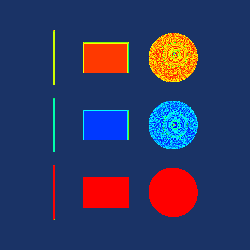

Generate this figure with Python:
#!/usr/bin/env python

# Demonstrate vtkPCACurvatureEstimation by sampling points from a cylinder,
# plane, and sphere, estimating PCA curvature, and rendering three views
# for each curvature component.

# Factory overrides
import vtkmodules.vtkInteractionStyle  # noqa: F401
import vtkmodules.vtkRenderingFreeType  # noqa: F401
import vtkmodules.vtkRenderingOpenGL2  # noqa: F401

from vtkmodules.vtkCommonSystem import vtkTimerLog
from vtkmodules.vtkFiltersCore import (
    vtkAppendPolyData,
    vtkAssignAttribute,
)
from vtkmodules.vtkFiltersExtraction import vtkExtractVectorComponents
from vtkmodules.vtkFiltersModeling import vtkPolyDataPointSampler
from vtkmodules.vtkFiltersPoints import vtkPCACurvatureEstimation
from vtkmodules.vtkFiltersSources import (
    vtkCylinderSource,
    vtkPlaneSource,
    vtkSphereSource,
)
from vtkmodules.vtkRenderingCore import (
    vtkActor,
    vtkPointGaussianMapper,
    vtkRenderWindow,
    vtkRenderWindowInteractor,
    vtkRenderer,
)

# Create a cylinder
cylinder = vtkCylinderSource()
cylinder.SetCenter(-2, 0, 0)
cylinder.SetRadius(0.02)
cylinder.SetHeight(1.8)
cylinder.SetResolution(24)

# Create a plane
plane = vtkPlaneSource()
plane.SetOrigin(-1, -0.5, 0)
plane.SetPoint1(0.5, -0.5, 0)
plane.SetPoint2(-1, 0.5, 0)

# Create a sphere
sphere = vtkSphereSource()
sphere.SetCenter(2, 0, 0)
sphere.SetRadius(0.8)
sphere.SetThetaResolution(96)
sphere.SetPhiResolution(48)

# Combine
append = vtkAppendPolyData()
append.AddInputConnection(cylinder.GetOutputPort())
append.AddInputConnection(plane.GetOutputPort())
append.AddInputConnection(sphere.GetOutputPort())

# Sample points along surfaces
sampler = vtkPolyDataPointSampler()
sampler.SetInputConnection(append.GetOutputPort())
sampler.SetDistance(0.01)
sampler.Update()

# Estimate PCA curvature
curvature_filter = vtkPCACurvatureEstimation()
curvature_filter.SetInputConnection(sampler.GetOutputPort())
curvature_filter.SetSampleSize(20)

timer = vtkTimerLog()
timer.StartTimer()
curvature_filter.Update()
timer.StopTimer()
print("Points processed: {0}".format(sampler.GetOutput().GetNumberOfPoints()))
print("   Time to generate curvature: {0}".format(timer.GetElapsedTime()))

# Break curvature into three separate scalar arrays
assign = vtkAssignAttribute()
assign.SetInputConnection(curvature_filter.GetOutputPort())
assign.Assign("PCACurvature", "VECTORS", "POINT_DATA")

extract = vtkExtractVectorComponents()
extract.SetInputConnection(assign.GetOutputPort())
extract.Update()

# Three curvature component views
curvature_mapper_0 = vtkPointGaussianMapper()
curvature_mapper_0.SetInputConnection(extract.GetOutputPort(0))
curvature_mapper_0.EmissiveOff()
curvature_mapper_0.SetScaleFactor(0.0)

curvature_actor_0 = vtkActor()
curvature_actor_0.SetMapper(curvature_mapper_0)
curvature_actor_0.AddPosition(0, 2.25, 0)

curvature_mapper_1 = vtkPointGaussianMapper()
curvature_mapper_1.SetInputConnection(extract.GetOutputPort(1))
curvature_mapper_1.EmissiveOff()
curvature_mapper_1.SetScaleFactor(0.0)

curvature_actor_1 = vtkActor()
curvature_actor_1.SetMapper(curvature_mapper_1)

curvature_mapper_2 = vtkPointGaussianMapper()
curvature_mapper_2.SetInputConnection(extract.GetOutputPort(2))
curvature_mapper_2.EmissiveOff()
curvature_mapper_2.SetScaleFactor(0.0)

curvature_actor_2 = vtkActor()
curvature_actor_2.SetMapper(curvature_mapper_2)
curvature_actor_2.AddPosition(0, -2.25, 0)

# Renderer
renderer = vtkRenderer()
renderer.AddActor(curvature_actor_0)
renderer.AddActor(curvature_actor_1)
renderer.AddActor(curvature_actor_2)
renderer.SetBackground(0.1, 0.2, 0.4)

# Window
render_window = vtkRenderWindow()
render_window.AddRenderer(renderer)
render_window.SetSize(250, 250)
render_window.SetWindowName("pca curvature estimation")

# Scene
camera = renderer.GetActiveCamera()
camera.SetFocalPoint(0, 0, -1)
camera.SetPosition(0, 0, 0)
renderer.ResetCamera()

# Interactor
interactor = vtkRenderWindowInteractor()
interactor.SetRenderWindow(render_window)

interactor.Initialize()
interactor.Start()
